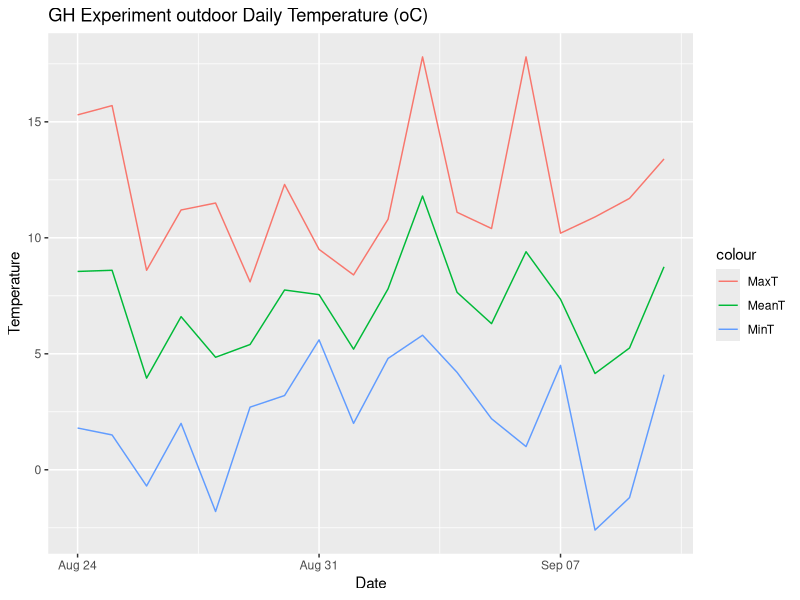

Source code (R):
## ---- chunk 1

library(tidyr)
library (dplyr)
library (ggplot2)
library (lubridate)
library (reshape2)
## ---- chunk 2

setwd("C:\\Users\\Ed\\Documents\\Subclovergit\\Temperatures Cold test")
getwd()

#create file
df_Three <- read.table("Exp2_pots.txt",header=TRUE)
df_Three
head(df_Three)
summary (df_Three)
tail(df_Three)
## ---- chunk 3

df_Three$Date <- dmy(df_Three$Date)
#df_Tone_long <- melt(df_Tone, id="Date")

df_Three %>%
ggplot(aes(x=Date)) +
    geom_line(aes(y= Taverage, colour = "MeanT"))+
    geom_line(aes(y = Tmin, colour = "MinT"))+
    geom_line(aes(y = Tmax, colour = "MaxT"))+
    ylab("Temperature")+
    ggtitle("GH Experiment outdoor Daily Temperature (oC) ")

## ---- chunk 4

Tb <-0 #base temperature oC 

df_Three <- df_Three %>%
  mutate(TT=Taverage-Tb)
head(df_Three)

df_Three %>%
 mutate(cs = cumsum(TT))
